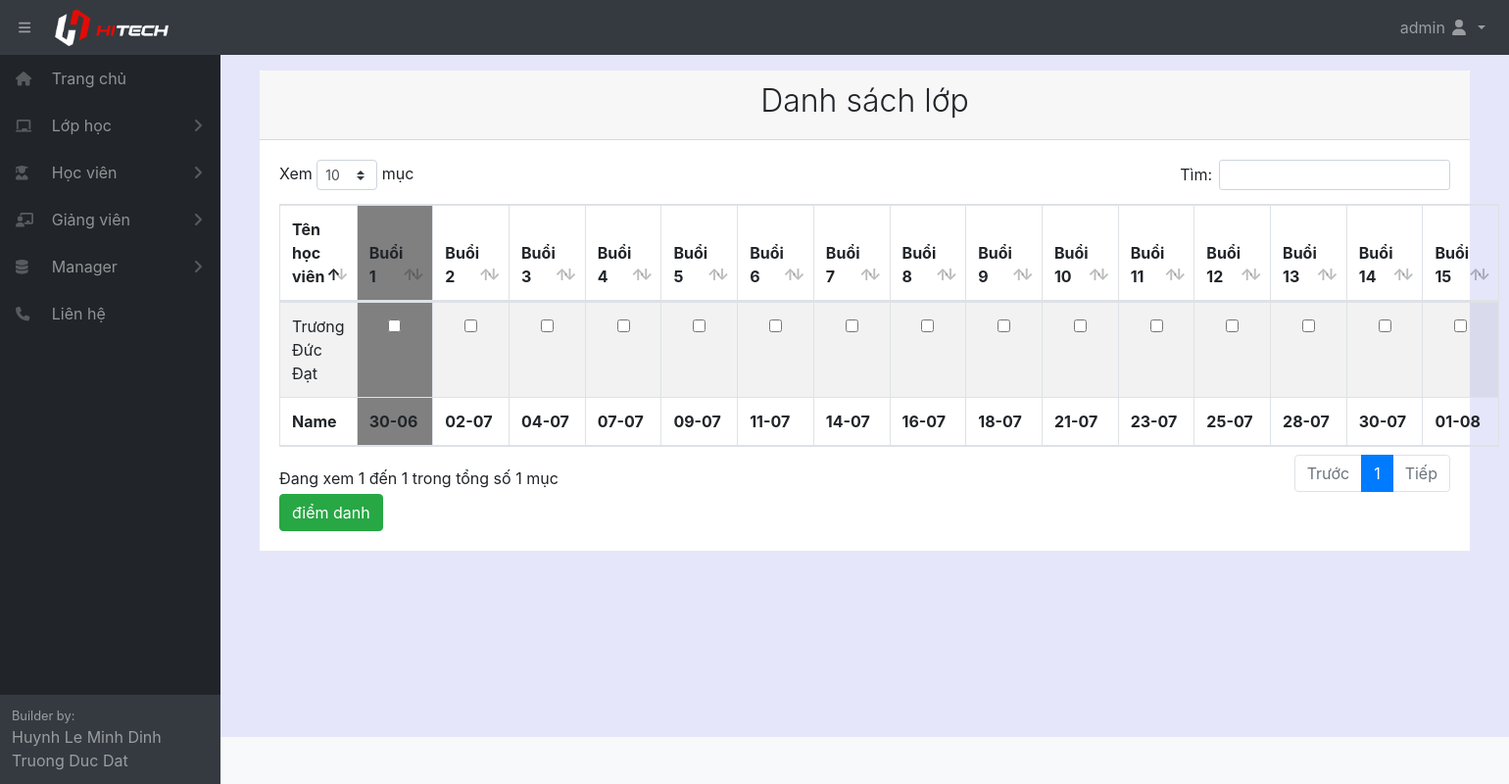
The page /checkinclassstudent/101/ (signed in) on the database its author committed.
### home/models.py (models this page shows, shortened)
class Schedule(models.Model):
    id_classname = models.IntegerField(default=0, blank=True, null=True, verbose_name="ID lớp học")
    classname = models.CharField(max_length=50, blank=True, null=True, verbose_name="Tên lớp")
    dayname = models.CharField(max_length=50, blank=True, null=True, verbose_name="Buổi")
    daylearn = models.DateField(verbose_name="Ngày học")
    timelearnstart = models.TimeField(null = True, blank=True,verbose_name="Thời gian học")
    timelearnend = models.TimeField(null = True, blank=True,verbose_name="Thời gian kết thúc")
    note = models.CharField(max_length=300, null = True, blank=True, verbose_name="Ghi chú")
    active = models.BooleanField(default=True, verbose_name="Trạng thái")
    class Meta:
        ordering =["classname"]
        verbose_name_plural = "Lịch học theo lớp"

class Student(models.Model):
    fullname = models.CharField(max_length=100, verbose_name="Tên học sinh")
    gender = models.ForeignKey(Gender, null= True, on_delete=models.SET_NULL)
    birthday = models.DateField(verbose_name="Ngày sinh")
    identity_card = models.CharField(max_length=100, null = True, blank=True, verbose_name="CMND")
    phonenumber = models.CharField(max_length=100, null = True, blank=True, verbose_name="SDT")
    phonenumber_family = models.CharField(max_length=100, null = True, blank=True, verbose_name="SDT phụ huynh")
    email = models.CharField(max_length=100, null = True, blank=True, verbose_name="Email")
    adress = models.CharField(max_length=300, null = True, blank=True, verbose_name="Địa chỉ")
    classname = models.ForeignKey(Classname, null= True, on_delete=models.SET_NULL)
    fee = models.IntegerField(default=0, verbose_name="Học phí")
    fee_remain = models.IntegerField(default=0, verbose_name="Học phí còn lại")
    create_date = models.DateField(auto_now_add=True, verbose_name="Ngày đăng ký học")
    havedetailschedule = active = models.BooleanField(default=False, verbose_name="Thời khóa biểu cá nhân")
    note = models.CharField(max_length=300, null = True, blank=True, verbose_name="Ghi chú")
    active = models.BooleanField(default=True, verbose_name="Trạng thái")
    class Meta:
        ordering =["fullname"]
        verbose_name_plural = "Học sinh"

class CheckInClass(models.Model):
    id_student = models.IntegerField(default=0, blank=True, null=True, verbose_name="ID học viên")
    student = models.CharField(max_length=50, blank=True, null=True, verbose_name="Tên học viên")
    classname = models.CharField(max_length=50, blank=True, null=True, verbose_name="Tên lớp")
    dayname = models.CharField(max_length=50, blank=True, null=True, verbose_name="Buổi")
    daylearn = models.DateField(verbose_name="Ngày học")
    timelearnstart = models.TimeField(null = True, blank=True,verbose_name="Thời gian học")
    timelearnend = models.TimeField(null = True, blank=True,verbose_name="Thời gian kết thúc")
    note = models.CharField(max_length=300, null = True, blank=True, verbose_name="Ghi chú")
    active = models.BooleanField(default=True, verbose_name="Trạng thái")
    class Meta:
        ordering =["student"]
        verbose_name_plural = "Thời khóa biểu cá nhân"

### home/decorators.py (the view)
        def wrapper_func(request, *args, **kwargs):
            group = None
            if request.user.groups.exists():
                group = request.user.groups.all()[0].name
            if group in allowed_roles:
                return view_func(request, *args, **kwargs)
            else:
                return redirect('errorrole')

### home/views.py (called while the page is built, shortened)
@login_required(login_url='login')
@allowed_users(allowed_roles=['admin','manager','staff','teacher'])
def checkinClassStudent(request,pk):
    pk = pk
    classname = Classname.objects.get(pk=pk)
    liststudentinclass = Student.objects.all()
    timeshift = TimeShift.objects.get(pk=classname.timeshift_id)
    print(timeshift.timestart)
    checkinclass = CheckInClass.objects.all().order_by("daylearn")
    schedule = Schedule.objects.all().order_by("daylearn")
    today = datetime.now().date()
    print('hom nay ',today)
    context={'checkinclass':checkinclass,'today':today,'timeshift':timeshift,'liststudentinclass':liststudentinclass,'pk':pk, 'classname':classname, 'schedule':schedule}
    return render(request,'class/checkinClassStudent.html',context)

### home/templates/class/checkinClassStudent.html (shortened to what this page needs)
{% extends "pages/base.html" %}
{% block content %}
{% load static %}
<div class="card-header">
    <h2 class="text-center font-weight-light">Danh sách lớp</h2>
</div>
<div class="card-body">
    <form action="" method="POST">
        {% csrf_token %}
        <table id="example" class="table table-striped table-bordered" style="width:100%">
            <thead>
                <tr>
                    <th style="width: 15%;">Tên học viên</th>
                    {% for i in schedule %}
                    {% if classname.pk == i.id_classname %}
                    {% if i.daylearn <= today %}
                    <th style="background-color: gray;">{{ i.dayname }}</th>
                    {% else %}
                    <th>{{ i.dayname }}</th>
                    {% endif %}
                    {% endif %}
                    {% endfor %}
                </tr>
            </thead>
            <tbody>
                {% for i in liststudentinclass %}
                {% if i.classname_id == classname.pk %}
                {% if i.havedetailschedule%}
                <tr>
                    <td>{{ i.fullname}}</td>
                    {% for z in checkinclass %}
                    {% if i.pk == z.id_student %}
                    {% if z.active %}
                        {% if z.daylearn < today %}
                        <th style="background-color: gray; text-align: center;">
                            <input type="checkbox" disabled checked name="check" value="{{ z.pk }}">
                        </th>
                        {% elif z.daylearn == today %}
                        <th style="background-color: gray; text-align: center;">
                            <input type="checkbox" checked name="check" value="{{ z.pk }}">
                        </th>
                        {% else %}
                        <th style="text-align: center;">
                            <input type="checkbox" checked name="check" value="{{ z.pk }}">
                        </th>
                        {% endif %}
                    {% else %}
                        {% if z.daylearn < today %}
                        <th style="background-color: gray; text-align: center;">
                            <input type="checkbox" disabled name="check" value="{{ z.pk }}">
                        </th>
                        {% elif z.daylearn == today %}
                        <th style="background-color: gray; text-align: center;">
                            <input type="checkbox" name="check" value="{{ z.pk }}">
                        </th>
                        {% else %}
                        <th style="text-align: center;">
                            <input type="checkbox" name="check" value="{{ z.pk }}">
                        </th>
                        {% endif %}
                    {% endif %}
                    {% endif %}
                    {% endfor %}
                </tr>
                {% endif %}
                {% endif %}
                {% endfor %}
            </tbody>
            <tfoot>
                <tr>
                    <th>Name</th>
                    {% for i in schedule %}
                    {% if classname.pk == i.id_classname %}
                    {% if i.daylearn <= today %}
                    <th style="background-color: gray;">{{ i.daylearn|date:"d-m" }}</th>
                    {% else %}
                    <th>{{ i.daylearn|date:"d-m" }}</th>
                    {% endif %}
                    {% endif %}
                    {% endfor %}
                </tr>
            </tfoot>
        </table>
        <button class="btn btn-success" type="submit">
            điểm danh
        </button>
    </form>
</div>
{% endblock content %}

### home/templates/pages/base.html (shortened to what this page needs)
<!DOCTYPE html>
<html lang="en">
{% load static %}
<head>
    <link href="{% static '/fullcalendar/core/main.css' %}" rel='stylesheet' />
    <link href="{% static '/fullcalendar/daygrid/main.css' %}" rel='stylesheet' />
    <link href="{% static '/css/styles.css' %}" rel="stylesheet" />
    <link href="{% static '/css/dataTables.bootstrap4.min.css' %}" rel="stylesheet" />
</head>
<body class="sb-nav-fixed">
    <nav class="sb-topnav navbar navbar-expand navbar-dark bg-dark">
        <button class="btn btn-link btn-sm order-0 order-lg-0" id="sidebarToggle" href="#" style="margin-left: 10px;">
            <i class="fas fa-bars"></i></button>
        <a class="navbar-brand" href="{% url 'home' %}">
            <img src="/static/images/Logo-row-Light.png" alt="" style="width: 60%;">
        </a>
        <ul class="navbar-nav ml-auto ml-md-0">
            <li class="nav-item dropdown">
                <a class="nav-link dropdown-toggle" id="userDropdown" href="#" role="button" data-toggle="dropdown"
                    aria-haspopup="true" aria-expanded="false">
                    {{user.first_name}} {{user.last_name}}
                    <i class="fas fa-user fa-fw"></i>
                </a>
            </li>
        </ul>
    </nav>
    <div id="layoutSidenav">
        <div id="layoutSidenav_nav">
            <nav class="sb-sidenav accordion sb-sidenav-dark" id="sidenavAccordion">
                <div class="sb-sidenav-menu">
                    <div class="nav">
                        <a class="nav-link" href="{% url 'home' %}">
                            <div class="sb-nav-link-icon" style="width: 2em;">
                                <i class="fas fa-home"></i>
                            </div>
                            Trang chủ
                        </a>
                        <a class="nav-link collapsed" href="#" data-toggle="collapse" data-target="#collapseClass"
                            aria-expanded="false" aria-controls="collapseClass">
                            <div class="sb-nav-link-icon" style="width: 2em;">
                                <i class="fas fa-chalkboard"></i>
                            </div>
                            Lớp học
                            <div class="sb-sidenav-collapse-arrow">
                                <i class="fas fa-angle-down"></i>
                            </div>
                        </a>
                        <a class="nav-link collapsed" href="#" data-toggle="collapse" data-target="#collapseStudent"
                            aria-expanded="false" aria-controls="collapseStudent">
                            <div class="sb-nav-link-icon" style="width: 2em;">
                                <i class="fas fa-user-graduate"></i>
                            </div>
                            Học viên
                            <div class="sb-sidenav-collapse-arrow">
                                <i class="fas fa-angle-down"></i>
                            </div>
                        </a>
                        <a class="nav-link collapsed" href="#" data-toggle="collapse" data-target="#collapseTeacher"
                            aria-expanded="false" aria-controls="collapseTeacher">
                            <div class="sb-nav-link-icon" style="width: 2em;">
                                <i class="fas fa-chalkboard-teacher"></i>
                            </div>
                            Giảng viên
                            <div class="sb-sidenav-collapse-arrow">
                                <i class="fas fa-angle-down"></i>
                            </div>
                        </a>
                        {% if request.user.is_staff %}
                        <a class="nav-link collapsed" href="#" data-toggle="collapse" data-target="#collapseManager"
                            aria-expanded="false" aria-controls="collapseManager">
                            <div class="sb-nav-link-icon" style="width: 2em;">
                                <i class="fas fa-database"></i>
                            </div>
                            Manager
                            <div class="sb-sidenav-collapse-arrow">
                                <i class="fas fa-angle-down"></i>
                            </div>
                        </a>
                        {% endif %}
                        <a class="nav-link" href="{% url 'contact' %}">
                            <div class="sb-nav-link-icon" style="width: 2em;">
                                <i class="fas fa-phone"></i>
                            </div>
                            Liên hệ
                        </a>
                    </div>
                </div>
                <div class="sb-sidenav-footer">
                    <div class="small">Builder by:</div>
                    <div>Huynh Le Minh Dinh</div>
                    <div>Truong Duc Dat</div>
                </div>
            </nav>
        </div>
        <div id="layoutSidenav_content" style="background-color: lavender;">
            <main>
                <div class="container-fluid">
                    <div style="margin: 1em; background-color: white;">
                        {% block content %}{% endblock %}
                    </div>
                </div>
            </main>
            <footer class="py-4 bg-light mt-auto">
            </footer>
        </div>
    </div>
</body>
</html>

### rows shown on the page
Schedule: dayname "Buổi 1", daylearn "30-06"
Schedule: dayname "Buổi 2", daylearn "02-07"
Schedule: dayname "Buổi 3", daylearn "04-07"
Schedule: dayname "Buổi 4", daylearn "07-07"
Schedule: dayname "Buổi 5", daylearn "09-07"
Schedule: dayname "Buổi 6", daylearn "11-07"
Schedule: dayname "Buổi 7", daylearn "14-07"
Schedule: dayname "Buổi 8", daylearn "16-07"
Schedule: dayname "Buổi 9", daylearn "18-07"
Schedule: dayname "Buổi 10", daylearn "21-07"
Schedule: dayname "Buổi 11", daylearn "23-07"
Schedule: dayname "Buổi 12", daylearn "25-07"
Schedule: dayname "Buổi 13", daylearn "28-07"
Schedule: dayname "Buổi 14", daylearn "30-07"
Schedule: dayname "Buổi 15", daylearn "01-08"
Student: fullname "Trương Đức Đạt"

### other values the page prints
{{ user.first_name }} "admin"
